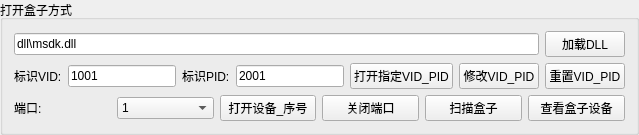
        <widget class="QGroupBox" name="groupBox">
         <property name="title">
          <string>打开盒子方式</string>
         </property>
         <layout class="QGridLayout" name="gridLayout_3">
          <item row="0" column="0">
           <layout class="QHBoxLayout" name="horizontalLayout">
            <item>
             <widget class="QLineEdit" name="dll_lineEdit">
              <property name="text">
               <string>dll\msdk.dll</string>
              </property>
             </widget>
            </item>
            <item>
             <widget class="QPushButton" name="dll_button">
              <property name="text">
               <string>加载DLL</string>
              </property>
             </widget>
            </item>
           </layout>
          </item>
          <item row="1" column="0">
           <layout class="QHBoxLayout" name="horizontalLayout_2">
            <item>
             <widget class="QLabel" name="label">
              <property name="text">
               <string>标识VID:</string>
              </property>
             </widget>
            </item>
            <item>
             <widget class="QLineEdit" name="vid_edit">
              <property name="text">
               <string>1001</string>
              </property>
             </widget>
            </item>
            <item>
             <widget class="QLabel" name="label_2">
              <property name="text">
               <string>标识PID:</string>
              </property>
             </widget>
            </item>
            <item>
             <widget class="QLineEdit" name="pid_edit">
              <property name="text">
               <string>2001</string>
              </property>
             </widget>
            </item>
            <item>
             <widget class="QPushButton" name="M_Open_VidPid_btn">
              <property name="text">
               <string>打开指定VID_PID</string>
              </property>
             </widget>
            </item>
            <item>
             <widget class="QPushButton" name="M_SetNewVidPid_btn">
              <property name="text">
               <string>修改VID_PID</string>
              </property>
             </widget>
            </item>
            <item>
             <widget class="QPushButton" name="M_ResetVidPid_btn">
              <property name="text">
               <string>重置VID_PID</string>
              </property>
             </widget>
            </item>
           </layout>
          </item>
          <item row="2" column="0">
           <layout class="QHBoxLayout" name="horizontalLayout_3">
            <item>
             <widget class="QLabel" name="label_3">
              <property name="text">
               <string>端口:</string>
              </property>
             </widget>
            </item>
            <item>
             <widget class="QComboBox" name="box_num">
              <item>
               <property name="text">
                <string>1</string>
               </property>
              </item>
              <item>
               <property name="text">
                <string>2</string>
               </property>
              </item>
              <item>
               <property name="text">
                <string>3</string>
               </property>
              </item>
              <item>
               <property name="text">
                <string>4</string>
               </property>
              </item>
              <item>
               <property name="text">
                <string>5</string>
               </property>
              </item>
              <item>
               <property name="text">
                <string>6</string>
               </property>
              </item>
              <item>
               <property name="text">
                <string>7</string>
               </property>
              </item>
              <item>
               <property name="text">
                <string>8</string>
               </property>
              </item>
              <item>
               <property name="text">
                <string>9</string>
               </property>
              </item>
              <item>
               <property name="text">
                <string>10</string>
               </property>
              </item>
              <item>
               <property name="text">
                <string>11</string>
               </property>
              </item>
              <item>
               <property name="text">
                <string>12</string>
               </property>
              </item>
              <item>
               <property name="text">
                <string>13</string>
               </property>
              </item>
              <item>
               <property name="text">
                <string>14</string>
               </property>
              </item>
              <item>
               <property name="text">
                <string>15</string>
               </property>
              </item>
              <item>
               <property name="text">
                <string>16</string>
               </property>
              </item>
              <item>
               <property name="text">
                <string>17</string>
               </property>
              </item>
              <item>
               <property name="text">
                <string>18</string>
               </property>
              </item>
              <item>
               <property name="text">
                <string>19</string>
               </property>
              </item>
              <item>
               <property name="text">
                <string>20</string>
               </property>
              </item>
              <item>
               <property name="text">
                <string>21</string>
               </property>
              </item>
              <item>
               <property name="text">
                <string>22</string>
               </property>
              </item>
              <item>
               <property name="text">
                <string>23</string>
               </property>
              </item>
              <item>
               <property name="text">
                <string>24</string>
               </property>
              </item>
              <item>
               <property name="text">
                <string>25</string>
               </property>
              </item>
              <item>
               <property name="text">
                <string>26</string>
               </property>
              </item>
              <item>
               <property name="text">
                <string>27</string>
               </property>
              </item>
              <item>
               <property name="text">
                <string>28</string>
               </property>
              </item>
              <item>
               <property name="text">
                <string>29</string>
               </property>
              </item>
              <item>
               <property name="text">
                <string>30</string>
               </property>
              </item>
              <item>
               <property name="text">
                <string>31</string>
               </property>
              </item>
              <item>
               <property name="text">
                <string>32</string>
               </property>
              </item>
             </widget>
            </item>
            <item>
             <widget class="QPushButton" name="M_Open_btn">
              <property name="text">
               <string>打开设备_序号</string>
              </property>
             </widget>
            </item>
            <item>
             <widget class="QPushButton" name="M_Close_btn">
              <property name="text">
               <string>关闭端口</string>
              </property>
             </widget>
            </item>
            <item>
             <widget class="QPushButton" name="M_ScanAndOpen_btn">
              <property name="toolTip">
               <string>M_ScanAndOpen_btn</string>
              </property>
              <property name="statusTip">
               <string>M_ScanAndOpen</string>
              </property>
              <property name="text">
               <string>扫描盒子</string>
              </property>
             </widget>
            </item>
            <item>
             <widget class="QPushButton" name="dll_button_5">
              <property name="text">
               <string>查看盒子设备</string>
              </property>
             </widget>
            </item>
           </layout>
          </item>
         </layout>
        </widget>
